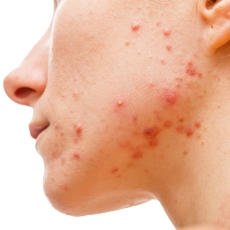
#> input picture images/AcneII.jpg, 230 x 230 px; its folder holds 4 pictures in this run
$ python resized_img_ip.py
#> lines starting #> are read from the running program, lines starting #| are printed output that depends on the picture
import os
from PIL import Image

def resize_images(input_folder, output_folder, size=(269, 187)):
#> called with input_folder = 'images', output_folder = 'resize_img', size = (269, 187)
  os.makedirs(output_folder, exist_ok=True)

  for filename in os.listdir(input_folder):
      if filename.lower().endswith(('.png', '.jpg', '.jpeg', '.webp')):
          try:
              with Image.open(os.path.join(input_folder, filename)) as img:
#> img is the input picture: PIL image 230x230 RGB; mean R, G, B 231.6, 182.1, 155.9
                  img = img.resize(size, Image.LANCZOS)
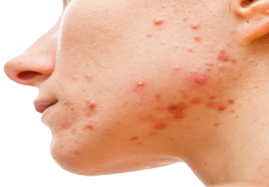
#> img: PIL image 269x187 RGB; mean R, G, B 231.6, 182.1, 155.9
                  img.save(os.path.join(output_folder, filename))
                  print(f"Resized and saved: {filename}")
          except Exception as e:
              print(f"Error processing {filename}: {e}")
#> pass 2 of the loop in resize_images, `for filename in os.listdir(input_folder):`:
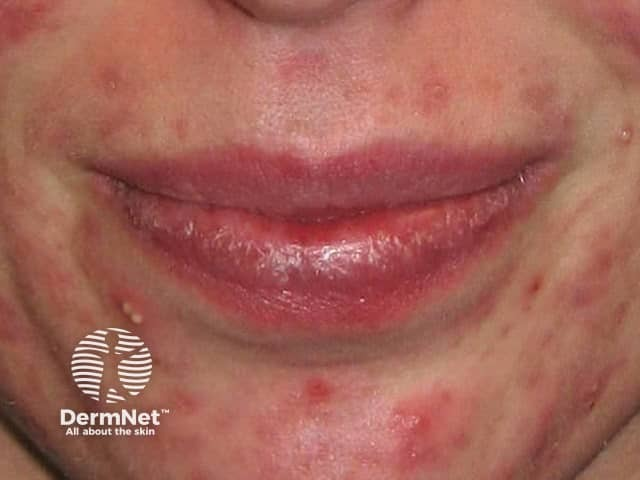
#> input picture images/acne-077-v2.jpg, 640 x 480 px
#> in resize_images, img is the input picture: PIL image 640x480 RGB; mean R, G, B 163.9, 99.7, 88.1
#> in resize_images, `img = img.resize(size, Image.LANCZOS)`:
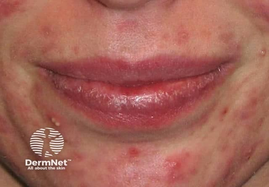
#> img: PIL image 269x187 RGB; mean R, G, B 163.9, 99.7, 88.1
#> pass 3 of the loop in resize_images, `for filename in os.listdir(input_folder):`:
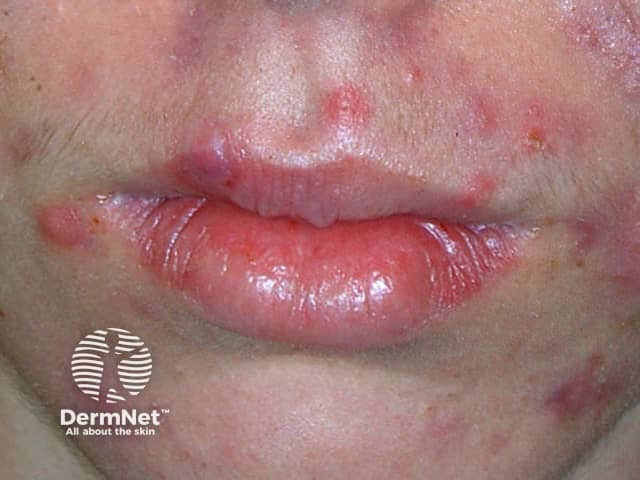
#> input picture images/acne-089-v2.jpg, 640 x 480 px
#> in resize_images, img is the input picture: PIL image 640x480 RGB; mean R, G, B 162.4, 118.3, 116.4
#> in resize_images, `img = img.resize(size, Image.LANCZOS)`:
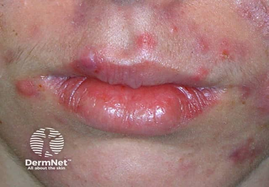
#> img: PIL image 269x187 RGB; mean R, G, B 162.4, 118.3, 116.4
#> the loop made 4 passes; the first 3 are shown

input_folder = 'images'
output_folder = 'resize_img'

resize_images(input_folder, output_folder)
